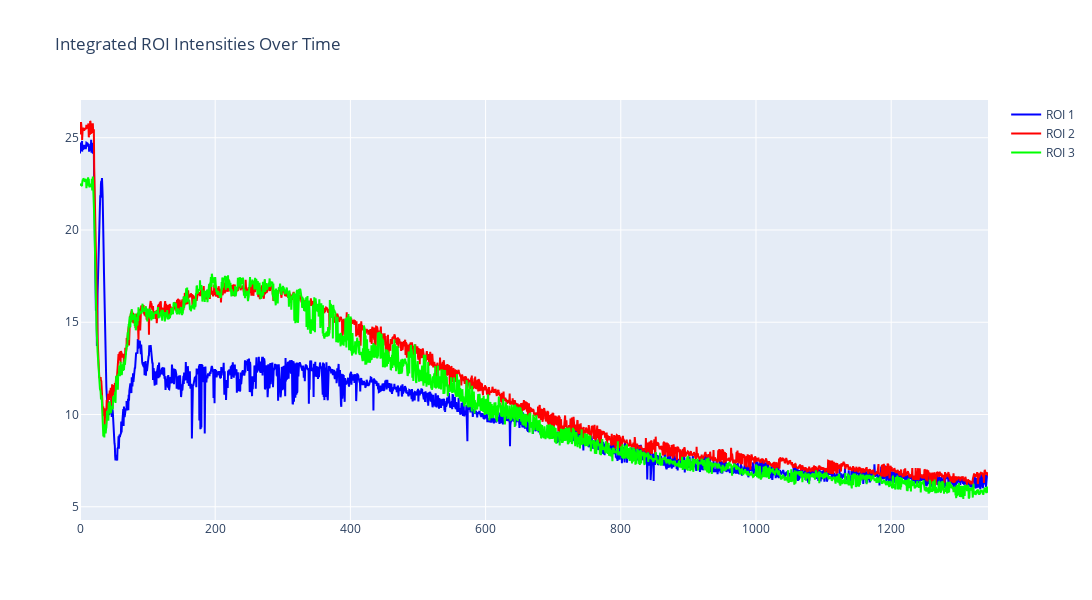

Source (notebook cell):
### Code cell
analyzer.plot_integrated_ROIs()

### Figure 1 — Plotly figure (JSON) as saved in the notebook; plotly's stock layout.template omitted (floating-point values rounded to 4 significant figures; data arrays with more than 128 entries replaced by an {"elided": "..."} marker saying what was removed)
{"data": [{"customdata": {"elided": "2687 int values"}, "hoverlabel": {"namelength": 0}, "hovertemplate": "Frame: %{customdata}<br>Time: %{x:.1f}s<br>Integrated intensity: %{y}", "line": {"color": "blue", "width": 2}, "mode": "lines", "name": "ROI 1", "type": "scatter", "x": {"elided": "2687 float values"}, "y": {"elided": "2687 float values"}}, {"customdata": {"elided": "2687 int values"}, "hoverlabel": {"namelength": 0}, "hovertemplate": "Frame: %{customdata}<br>Time: %{x:.1f}s<br>Integrated intensity: %{y}", "line": {"color": "red", "width": 2}, "mode": "lines", "name": "ROI 2", "type": "scatter", "x": {"elided": "2687 float values"}, "y": {"elided": "2687 float values"}}, {"customdata": {"elided": "2687 int values"}, "hoverlabel": {"namelength": 0}, "hovertemplate": "Frame: %{customdata}<br>Time: %{x:.1f}s<br>Integrated intensity: %{y}", "line": {"color": "lime", "width": 2}, "mode": "lines", "name": "ROI 3", "type": "scatter", "x": {"elided": "2687 float values"}, "y": {"elided": "2687 float values"}}], "layout": {"height": 600, "title": {"text": "Integrated ROI Intensities Over Time"}, "width": 1200}}
